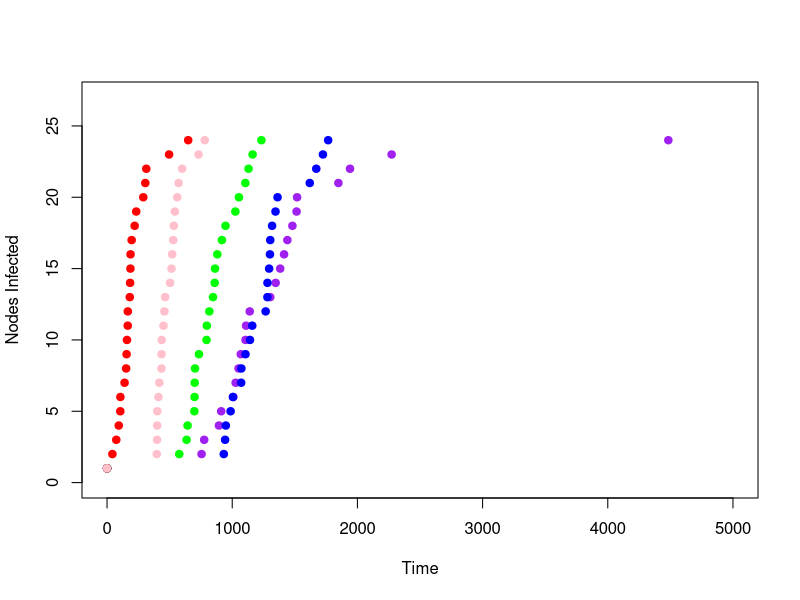
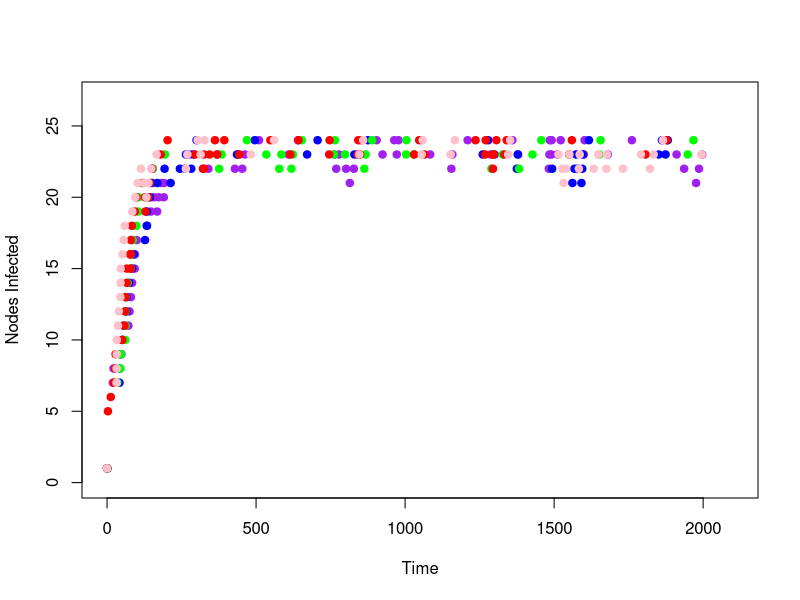
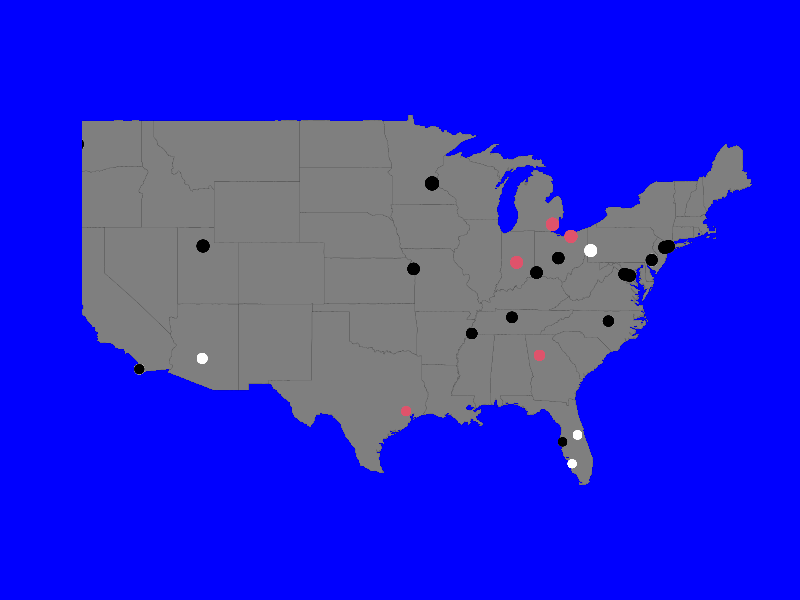
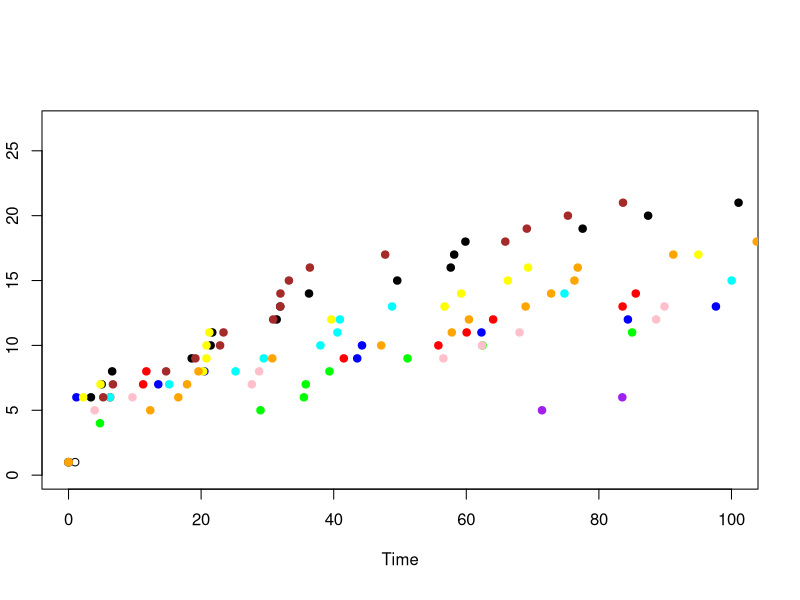
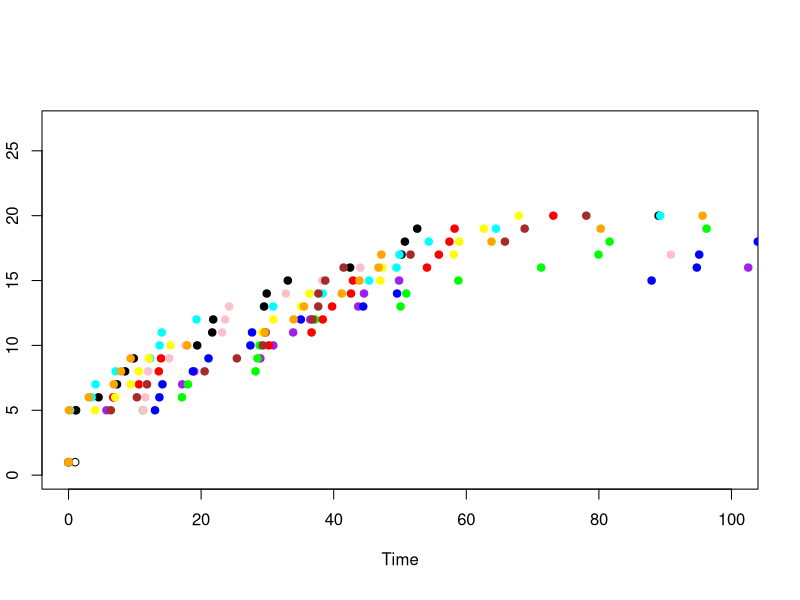

Here is the R script that generated these plots, in order:
## ---- chunk 1
knitr::opts_chunk$set(echo = TRUE)
library('maps'); 
library('geosphere'); 
library(igraph);
## ---- chunk 2
CTMC <- function(G, lambda) # Simulate Continuous Time Markov Chain 
{
  # Input: G (in current state), contagiousness lambda
  # Output: G (state after event), DeltaT: time interval until event
  qi <- rep(0.0, vcount(G));
  qii = 0;
  alive <- FALSE
  for (j in 1:vcount(G))
  {
    if (V(G)$state[j] == 0)
    {
      # count incoming flights from infected neighbors;
      v=0;
      for (nb in neighbors(G,V(G)[j],mode=c("in")) ) 
        if (V(G)$state[nb] ==1 ) v <- v+1;
      qi[j] <- lambda * v; # compute rate q_ij
      if (qi[j] > 0) alive <- TRUE;  # Process is still alive
    }
  }
  qii = sum(qi)  # Rate of leaving the current state i
  
  if (alive)
  {
    # Compute exponential distribution, rate qii
    DeltaT <- rexp(1,qii) 
    # Update graph, select event proportional to rate
    sumprob = 0;
    u <- runif(1);
    for (j in 1:vcount(G))
    {
      previous_sumprob = sumprob;
      if (V(G)$state[j] == 0 && qi[j] != 0)
      {sumprob = sumprob + qi[j]/qii;}
      if (previous_sumprob < u && u <= sumprob) 
        V(G)$state[j]=1;}   # vertex j gets infected
  }
  else
    DeltaT <- Inf; # Infinity; Signals that absorbing state is reached
  
  return(list(first=G, second=DeltaT))
}
## ---- chunk 3
# Load the data (adapt the pathnames)
setwd("./data") # Adapt this to your directory path
airports <- read.csv("Dataset3-Airlines-NODES.csv", header=TRUE) 
flights <- read.csv("Dataset3-Airlines-EDGES.csv", header=TRUE, 
                    as.is=TRUE)
# Select only the big airports
tab <- table(flights$Source)
big.id <- names(tab)[tab>10]
airports <- airports[airports$ID %in% big.id,]
flights  <- flights[flights$Source %in% big.id & 
                      flights$Target %in% big.id, ]
# Plot map of the USA
# In some cases this needs to be added, here: dev.off();   
# map("state", col="grey50", fill=TRUE, bg="blue", lwd=0.1)
# Plot orange edges, eavier edges will be lighter in color.
# col.1 <- adjustcolor("orange red", alpha=0.4)
# col.2 <- adjustcolor("orange", alpha=0.4)
# edge.pal <- colorRampPalette(c(col.1, col.2), alpha = TRUE)
# edge.col <- edge.pal(100)
edgelist = c();
for(i in 1:nrow(flights))  {   # Plot edges
  node1 <- airports[airports$ID == flights[i,]$Source,]
  node2 <- airports[airports$ID == flights[i,]$Target,]
  # arc <- gcIntermediate( 
  #   c(node1[1,]$longitude, 
  #     node1[1,]$latitude), 
  #   c(node2[1,]$longitude, 
  #     node2[1,]$latitude), 
  #   n=1000, addStartEnd=TRUE )
  edge.ind <- round(100*flights[i,]$Freq / max(flights$Freq))
  # lines(arc, col=edge.col[edge.ind], lwd=edge.ind/30)
}  
# ... now start simulation 
colors <- c('purple', 'blue', 'green', 'red', 'pink')
plot(1, xlab="Time", ylab="Nodes Infected", xlim=c(0,5000), ylim=c(0,nrow(airports)))
for (r in 1:5) {
  set.seed(r)
  # initialize edges
  for(i in 1:nrow(flights)) {   
    i1 <- which(airports$ID == flights[i,]$Source)
    i2 <- which(airports$ID == flights[i,]$Target)
    edgelist <- c(edgelist, i1); edgelist <- c(edgelist, i2);}
  G <- graph(edgelist);
  
  # start the simulator from initial state (1st node infected)
  Time = 0; 
  V(G)$state <- 
    c(1,0,0, 0,0,0, 0,0,0,
      0,0,0, 0,0,0, 0,0,0,
      0,0,0, 0,0,0, 0,0,0)
  DeltaT = 0
  points(x=0, y=1, pch=19, col=colors[r])
  while (Time < 20000 & DeltaT != Inf) {
    L <-CTMC(G,0.001); # simulate next event, lambda=0.001
    DeltaT <- L$second; 
    G <- L$first;
    if (DeltaT != Inf)
    {
      Time = Time + DeltaT;
      InfectedNodes <- sum(V(G)$state)
      points(x=Time, y=InfectedNodes, pch=19, col=colors[r])
    } 
  };
  cat('Total Time:', Time, '\n')
}
## ---- chunk 4
CTMC_SIS <- function(G, lambda) # Continuous Time Markov Chain
{
  # Input: G (in current state), contagiousness lambda
  # Output: G (state after event), DeltaT: holding time
  qi <- rep(0.0, vcount(G));
  qii = 0;
  alive <- FALSE
  for (j in 1:vcount(G))
  {
    if (V(G)$state[j] == 0)
    {
      # count incoming edges from infected neighbors;
      v=0;
      for (nb in neighbors(G,V(G)[j],mode=c("in")) )
        if (V(G)$state[nb] ==1 ) v <- v+1;
        qi[j] <- lambda * v; # compute rate q_ij
        if (qi[j] > 0) alive <- TRUE;# Process is still alive
    }
    else if (V(G)$state[j] == 1)
    {
      qi[j] = 50.0 * lambda / airports$Visits[j];
      if (qi[j] > 0) alive <- TRUE;# Process is still alive
    }
    
    #    else if (V(G)$state[j] == 1)
    # {
    #     qi[j] <- 50.0*lambda/airports$Visits[j]; # rate q_ij
    #     if (qi[j] > 0) alive <- TRUE;# Process is still alive
    # }
  }
  qii = sum(qi);# Rate of leaving the current state i
  
  
  if (alive)
  {
    # Compute exponential distribution, rate qii
    DeltaT <- rexp(1,qii)
    # Update graph, select event proportional to rate
    sumprob = 0;
    u <- runif(1);
    for (j in 1:vcount(G))
    {
      previous_sumprob = sumprob;
      if (qi[j] != 0)
      {sumprob = sumprob + qi[j]/qii;}
      
      if (previous_sumprob < u && u <= sumprob)
        {if (V(G)$state[j] == 0)
          {V(G)$state[j]=1;}
        else
          {V(G)$state[j]=0;}
        }
    }
  }
  else
    DeltaT <- Inf; # Infinity; Absorbing state is reached
  
  return(list(first=G, second=DeltaT))
}

# ... now start simulation 
colors <- c('purple', 'blue', 'green', 'red', 'pink')
plot(1, xlab="Time", ylab="Nodes Infected", xlim=c(0,2100), ylim=c(0,nrow(airports)))
for (r in 1:5) {
  set.seed(r)
  # initialize edges
  for(i in 1:nrow(flights)) {   
    i1 <- which(airports$ID == flights[i,]$Source)
    i2 <- which(airports$ID == flights[i,]$Target)
    edgelist <- c(edgelist, i1); edgelist <- c(edgelist, i2);}
  G <- graph(edgelist);
  
  # start the simulator from initial state 
  Time = 0; 
  V(G)$state <- c(1,1,1, 1,1,1, 0,0,0, 0,0,0, 0,0,0, 0,0,0, 0,0,0, 0,0,0, 0,0,0)
    
  DeltaT = 0
  points(x=0, y=1, pch=19, col=colors[r])
  while (Time <= 2000 & DeltaT != Inf) {
    L <-CTMC_SIS(G,0.001); # simulate next event, lambda=0.001
    DeltaT <- L$second; 
    G <- L$first;
    if (DeltaT != Inf)
    {
      Time = Time + DeltaT;
      if (Time <= 2000)
      {
        InfectedNodes <- sum(V(G)$state)
        points(x=Time, y=InfectedNodes, pch=19, col=colors[r])
      } 
    }
  
  };
  cat('Total Time:', Time, '\n')
}

## ---- chunk 5

# Plot map of the USA
# In some cases this needs to be added, here: dev.off();   
map("state", col="grey50", fill=TRUE, bg="blue", lwd=0.1)
# Plot orange edges, eavier edges will be lighter in color.
# col.1 <- adjustcolor("orange red", alpha=0.4)
# col.2 <- adjustcolor("orange", alpha=0.4)
# edge.pal <- colorRampPalette(c(col.1, col.2), alpha = TRUE)
# edge.col <- edge.pal(100)
edgelist = c();
for(i in 1:nrow(flights)) {   # Plot edges
  node1 <- airports[airports$ID == flights[i,]$Source,]
  node2 <- airports[airports$ID == flights[i,]$Target,]
  # arc <- gcIntermediate( 
  #   c(node1[1,]$longitude, 
  #     node1[1,]$latitude), 
  #   c(node2[1,]$longitude, 
  #     node2[1,]$latitude), 
  #   n=1000, addStartEnd=TRUE )
  #edge.ind <- round(100*flights[i,]$Freq / max(flights$Freq))
  # lines(arc, col=edge.col[edge.ind], lwd=edge.ind/30)
}  

# ... now start simulation 
# initialize edges
for(i in 1:nrow(flights)) {
  i1 <- which(airports$ID == flights[i,]$Source)
  i2 <- which(airports$ID == flights[i,]$Target)
  edgelist <- c(edgelist, i1); edgelist <- c(edgelist, i2);
}
G <- graph(edgelist);
# start the simulator from initial state 
Time = 0;
V(G)$state <-
  c(1,2,2, 2,2,2, 0,0,0,
  0,0,0, 0,0,0, 0,0,0,
  0,0,0, 0,0,0, 0,0,0)
DeltaT = 0
while (Time <= 20000 & DeltaT != Inf) {
  L <-CTMC(G,0.001); # simulate next event, lambda=0.001
  DeltaT <- L$second;
  if (DeltaT != Inf) {
    Time = Time + DeltaT;
    if (Time <= 20000) {
      #Sys.sleep(Time/300.0); # Wait for a time that is proportional
      G<- L$first;
      # Plot airports on map
      points(x=airports$longitude,
        y=airports$latitude, pch=19,
        cex=airports$Visits/80, col=V(G)$state)
    }
  }
}
cat('Total Time:', Time, '\n')
## ---- chunk 6

# ... now start simulation 
colors <- c('purple', 'blue', 'green', 'red', 'pink','black','cyan','yellow','brown','orange')
plot(1, xlab="Time", ylab="Infected Nodes", xlim=c(0,100), ylim=c(0,nrow(airports)))
for (r in 1:10) {
  set.seed(r)
  # initialize edges
  for(i in 1:nrow(flights)) {
    i1 <- which(airports$ID == flights[i,]$Source)
    i2 <- which(airports$ID == flights[i,]$Target)
    edgelist <- c(edgelist, i1); edgelist <- c(edgelist, i2)
  }
  G <- graph(edgelist);
  # start the simulator from initial state 
  Time = 0;
  V(G)$state <- c(1,0,0,0,0,1,0,0,0,1,0,0,1,0,0,0,0,0,0,0,0,0,0,0,0,1,0)
  V(G)$state[sample(2:27, 4, replace=F)]=2
  DeltaT = 0
  points(x=0, y=1, pch=19, col=colors[r])
  while (Time <= 5000 & DeltaT != Inf) {
    L <-CTMC(G,0.001); # simulate next event, lambda=0.001
    DeltaT <- L$second; 
    G <- L$first;
    if (DeltaT != Inf)
    {
      Time = Time + DeltaT;
      if (Time <= 5000)
      {
        InfectedNodes <- sum(V(G)$state == 1)
        points(x=Time, y=InfectedNodes, pch=19, col=colors[r])
      } 
    }
    
  };
  cat('Total Time:', Time, '\n')
}
## ---- chunk 7

# ... now start simulation 
colors <- c('purple', 'blue', 'green', 'red', 'pink','black','cyan','yellow','brown','orange')
plot(1, xlab="Time", ylab="Infected Nodes", xlim=c(0,100), ylim=c(0,nrow(airports)))
for (r in 1:10) {
  set.seed(r)
  # initialize edges
  for(i in 1:nrow(flights)) {
    i1 <- which(airports$ID == flights[i,]$Source)
    i2 <- which(airports$ID == flights[i,]$Target)
    edgelist <- c(edgelist, i1); edgelist <- c(edgelist, i2)
  }
  G <- graph(edgelist);
  # start the simulator from initial state 
  Time = 0;
  V(G)$state <- c(1,0,0,0,0,1,0,0,0,1,0,0,1,0,0,0,0,0,0,0,0,0,0,0,0,1,0)
  
  # find 4 highest degree nodes
  degree_list <- c(degree(G))
  degree_list = sort(degree_list,decreasing = TRUE, index.return=TRUE );
  for (i in 1:4)
  {
    V(G)$state[degree_list$ix[i]] <- 2
  }

  DeltaT = 0
  points(x=0, y=1, pch=19, col=colors[r])
  while (Time <= 5000 & DeltaT != Inf) {
    L <-CTMC(G,0.001); # simulate next event, lambda=0.001
    DeltaT <- L$second;
    G <- L$first;
    if (DeltaT != Inf)
    {
      Time = Time + DeltaT;
      if (Time <= 5000)
      {
        InfectedNodes <- sum(V(G)$state == 1)
        points(x=Time, y=InfectedNodes, pch=19, col=colors[r])
      }
    }

  };
  cat('Total Time:', Time, '\n')
}
